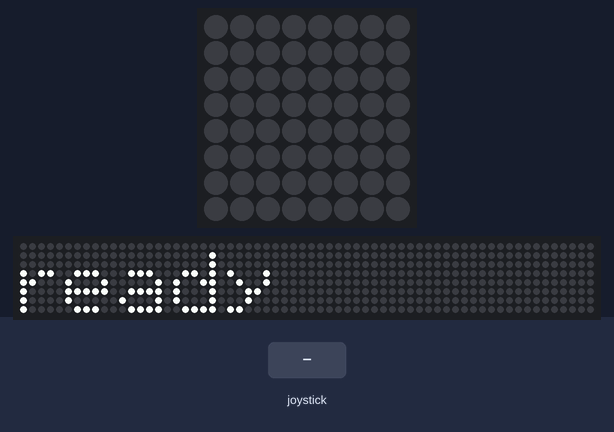
Bench run of a program on a simulated Raspberry Pi (BCM pin numbers) with a Sense HAT. Shown: the Sense HAT's 8×8 RGB LED matrix, a strip that is not on the board, showing the scrolling text unrolled. Inputs (shaded band) come from the test bench. Dim RGB values are drawn brighter than linear; the 64×8 strip is a reading aid, not a part: it shows the text the matrix is scrolling, unrolled, one strip-width of it at a time; the run ends when the program shuts the computer down; what the program prints to the terminal is not drawn. At 10.1 s the program puts the board to deep sleep or switches it off; the recording ends there.

Above: at 3.7 s.
5.0 s: joystick clicked
At 5.15 s:
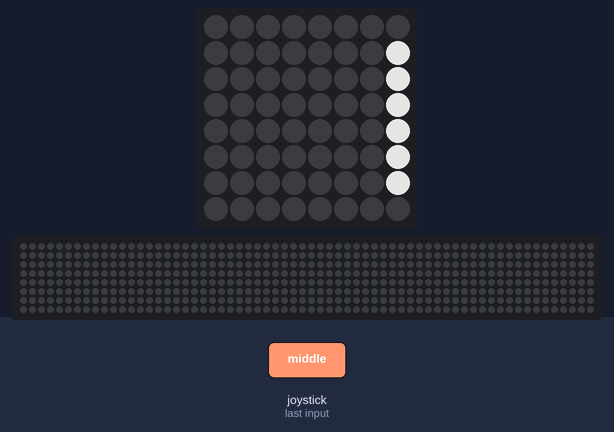
At 5.65 s:
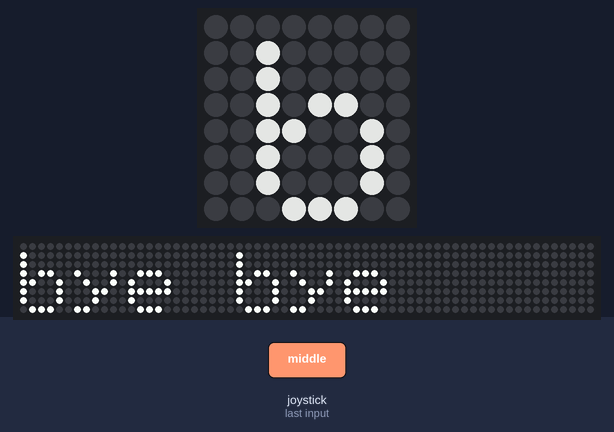

Measured:
- after the input at 5.0 s, the LEDs: change after 0.10 s (image 1)

The program:

xmastree.py
```python
from sense_hat import SenseHat, ACTION_RELEASED
import time
import os
from signal import pause

sense = SenseHat()
sense.clear()

sense.low_light = True
sense.set_rotation(180)
sense.show_message("ready")

X = [0, 100, 0] # Green
O = [0, 0, 0] # Black
W = [255, 255, 255]  # White
B = [139, 69, 19] # Brown
U = [0, 0, 128] # Blue
R = [255, 0, 0] # Red
P = [125, 125, 64] #PINK
Y = [255, 255, 0] #YELLOW
A = [255, 165, 0] # orange
G = [123, 123, 123] #grey
L = [75, 0, 130] # INDIGO

xmas_tree_1 = [
O, O, O, X, X, O, O, O,
O, O, X, X, X, X, O, O,
O, X, X, X, X, X, X, O,
O, O, X, X, X, X, O, O,
O, X, X, X, X, X, X, O,
X, X, X, X, X, X, X, X,
O, O, O, B, B, O, O, O,
O, O, O, B, B, O, O, O
]
xmas_tree_2 = [
O, O, O, Y, Y, O, O, O,
O, O, X, X, X, X, O, O,
O, Y, X, X, X, X, Y, O,
O, O, X, X, X, X, O, O,
O, X, X, X, X, X, X, O,
Y, X, X, X, X, X, X, Y,
O, O, O, B, B, O, O, O,
O, R, O, B, B, O, R, O
]

def treelights_on(event):
    sense.set_pixels(xmas_tree_2)

def treelights_off(event):
    sense.set_pixels(xmas_tree_1)

def pi_shutdown(event):
   sense.show_message("bye bye")
   os.system("sudo shutdown -h now")

def low_light_on(event):
    sense.low_light=True

def low_light_off(event):
    sense.low_light=False

sense.stick.direction_down = treelights_on
sense.stick.direction_up = treelights_off
sense.stick.direction_middle = pi_shutdown
sense.stick.direction_left = low_light_off
sense.stick.direction_right = low_light_on

while True:
    pass
```
